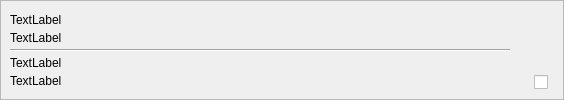
<?xml version="1.0" encoding="UTF-8"?>
<ui version="4.0">
 <class>Frame</class>
 <widget class="QFrame" name="Frame">
  <property name="geometry">
   <rect>
    <x>0</x>
    <y>0</y>
    <width>564</width>
    <height>100</height>
   </rect>
  </property>
  <property name="windowTitle">
   <string>Frame</string>
  </property>
  <layout class="QHBoxLayout" name="horizontalLayout_2">
   <property name="spacing">
    <number>0</number>
   </property>
   <property name="leftMargin">
    <number>0</number>
   </property>
   <property name="topMargin">
    <number>0</number>
   </property>
   <property name="rightMargin">
    <number>0</number>
   </property>
   <property name="bottomMargin">
    <number>0</number>
   </property>
   <item>
    <widget class="QFrame" name="frame">
     <property name="frameShape">
      <enum>QFrame::Shape::StyledPanel</enum>
     </property>
     <property name="frameShadow">
      <enum>QFrame::Shadow::Raised</enum>
     </property>
     <layout class="QHBoxLayout" name="horizontalLayout">
      <property name="spacing">
       <number>0</number>
      </property>
      <item>
       <layout class="QVBoxLayout" name="verticalLayout">
        <property name="spacing">
         <number>0</number>
        </property>
        <property name="sizeConstraint">
         <enum>QLayout::SizeConstraint::SetMaximumSize</enum>
        </property>
        <item>
         <widget class="QLabel" name="path_label">
          <property name="styleSheet">
           <string notr="true">font: 600 11pt &quot;Segoe UI&quot;;</string>
          </property>
          <property name="text">
           <string>TextLabel</string>
          </property>
         </widget>
        </item>
        <item>
         <widget class="QLabel" name="detail_label">
          <property name="text">
           <string>TextLabel</string>
          </property>
         </widget>
        </item>
        <item>
         <widget class="Line" name="line">
          <property name="minimumSize">
           <size>
            <width>500</width>
            <height>6</height>
           </size>
          </property>
          <property name="orientation">
           <enum>Qt::Orientation::Horizontal</enum>
          </property>
         </widget>
        </item>
        <item>
         <widget class="QLabel" name="path_label_2">
          <property name="styleSheet">
           <string notr="true">font: 600 11pt &quot;Segoe UI&quot;;</string>
          </property>
          <property name="text">
           <string>TextLabel</string>
          </property>
         </widget>
        </item>
        <item>
         <widget class="QLabel" name="detail_label_2">
          <property name="text">
           <string>TextLabel</string>
          </property>
         </widget>
        </item>
       </layout>
      </item>
      <item>
       <spacer name="horizontalSpacer">
        <property name="orientation">
         <enum>Qt::Orientation::Horizontal</enum>
        </property>
        <property name="sizeHint" stdset="0">
         <size>
          <width>17</width>
          <height>20</height>
         </size>
        </property>
       </spacer>
      </item>
      <item>
       <layout class="QVBoxLayout" name="verticalLayout_2">
        <property name="sizeConstraint">
         <enum>QLayout::SizeConstraint::SetMinimumSize</enum>
        </property>
        <item>
         <spacer name="verticalSpacer">
          <property name="orientation">
           <enum>Qt::Orientation::Vertical</enum>
          </property>
          <property name="sizeHint" stdset="0">
           <size>
            <width>20</width>
            <height>40</height>
           </size>
          </property>
         </spacer>
        </item>
        <item>
         <widget class="QCheckBox" name="checkBox">
          <property name="maximumSize">
           <size>
            <width>18</width>
            <height>16777215</height>
           </size>
          </property>
         </widget>
        </item>
       </layout>
      </item>
     </layout>
    </widget>
   </item>
  </layout>
 </widget>
 <resources/>
 <connections/>
</ui>
